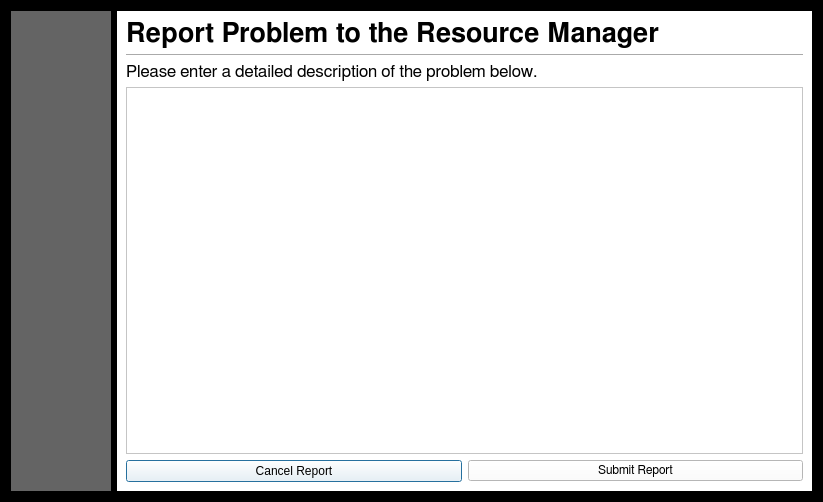
<?xml version="1.0" encoding="UTF-8"?>
<ui version="4.0">
 <class>ReportDialog</class>
 <widget class="QDialog" name="ReportDialog">
  <property name="windowModality">
   <enum>Qt::NonModal</enum>
  </property>
  <property name="geometry">
   <rect>
    <x>0</x>
    <y>0</y>
    <width>823</width>
    <height>502</height>
   </rect>
  </property>
  <property name="minimumSize">
   <size>
    <width>700</width>
    <height>380</height>
   </size>
  </property>
  <property name="windowTitle">
   <string>Access</string>
  </property>
  <property name="styleSheet">
   <string notr="true">background-color: rgb(0, 0, 0);</string>
  </property>
  <property name="modal">
   <bool>false</bool>
  </property>
  <layout class="QHBoxLayout" name="horizontalLayout">
   <item>
    <widget class="QFrame" name="frameLeftBar">
     <property name="minimumSize">
      <size>
       <width>100</width>
       <height>0</height>
      </size>
     </property>
     <property name="maximumSize">
      <size>
       <width>100</width>
       <height>16777215</height>
      </size>
     </property>
     <property name="styleSheet">
      <string notr="true">background-color: rgb(100, 100, 100);</string>
     </property>
     <property name="frameShape">
      <enum>QFrame::NoFrame</enum>
     </property>
     <property name="frameShadow">
      <enum>QFrame::Plain</enum>
     </property>
    </widget>
   </item>
   <item>
    <widget class="QFrame" name="frame_2">
     <property name="styleSheet">
      <string notr="true">background-color: rgb(255, 255, 255);
color: rgb(0, 0, 0);</string>
     </property>
     <property name="frameShape">
      <enum>QFrame::NoFrame</enum>
     </property>
     <property name="frameShadow">
      <enum>QFrame::Plain</enum>
     </property>
     <layout class="QVBoxLayout" name="verticalLayout">
      <item>
       <widget class="QLabel" name="labelPlan">
        <property name="font">
         <font>
          <family>FreeSans</family>
          <pointsize>20</pointsize>
          <weight>75</weight>
          <bold>true</bold>
         </font>
        </property>
        <property name="text">
         <string>Report Problem to the Resource Manager</string>
        </property>
       </widget>
      </item>
      <item>
       <widget class="Line" name="line">
        <property name="orientation">
         <enum>Qt::Horizontal</enum>
        </property>
       </widget>
      </item>
      <item>
       <widget class="QLabel" name="label">
        <property name="font">
         <font>
          <family>FreeSans</family>
          <pointsize>13</pointsize>
         </font>
        </property>
        <property name="text">
         <string>Please enter a detailed description of the problem below.</string>
        </property>
       </widget>
      </item>
      <item>
       <widget class="QTextEdit" name="textEdit">
        <property name="font">
         <font>
          <family>FreeSans</family>
          <pointsize>12</pointsize>
         </font>
        </property>
       </widget>
      </item>
      <item>
       <layout class="QHBoxLayout" name="horizontalLayout_2">
        <item>
         <widget class="QPushButton" name="buttonCancel">
          <property name="text">
           <string>Cancel Report</string>
          </property>
         </widget>
        </item>
        <item>
         <widget class="QPushButton" name="buttonSubmit">
          <property name="font">
           <font>
            <family>FreeSans</family>
           </font>
          </property>
          <property name="text">
           <string>Submit Report</string>
          </property>
         </widget>
        </item>
       </layout>
      </item>
     </layout>
    </widget>
   </item>
  </layout>
 </widget>
 <resources/>
 <connections/>
</ui>
